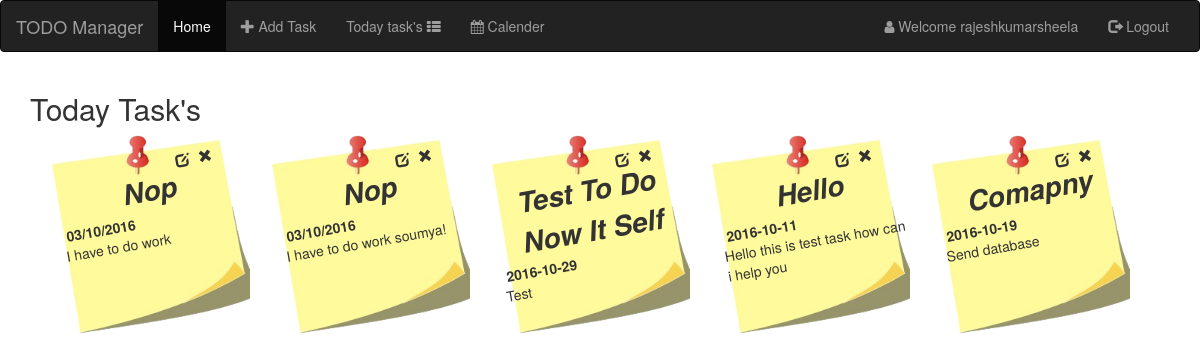
The app's page / (signed in) with its own data.
### managTask/models.py (models this page shows)
class Task(models.Model):
    user = models.ForeignKey(Users, on_delete=models.CASCADE)
    task = models.CharField(max_length=255)
    date = models.CharField(max_length=10)
    status = models.CharField(max_length=10)

### homepage/views.py (the view)
# urls.py: url(r'^$', views.index, name="index"),
def index(request):
    us = ''
    try:
        users = Users.objects.all()
        for user in users:
            if user.email == request.session['email']:
                us = user
                break
        if 'username' in request.session:
            x = request.session['username']
        else:
            x = ''
    except:
        return render(request, 'todo/index.html')
    return render(request, 'todo/index.html',{'user': us,'session_set':request.session['username']})

### managTask/templates/todo/index.html
{% extends 'todo/headder.html' %}
{% block username %}
    {{ session_set }}
{% endblock %}
{% block body %}
<div class="container">
    <h2>Today Task's</h2>
    <div class="list-group">
        {% for t in user.task_set.all %}
            <div class="task">
            <div class="rt action_icons">
                <span class="cd glyphicon glyphicon-edit"></span>
                <span class="cd glyphicon glyphicon-remove"></span>
            </div>
                <div class="rt task_title">{{ t.status}}</div>
                <div class="rt task_body"><b>{{ t.date }}</b></div>
                <div class="rt task_body">{{ t.task }}</div>
            </div>
        {% endfor %}
    </div>
</div>
{% endblock %}

### managTask/templates/todo/headder.html (shortened to what this page needs)
<!DOCTYPE html>
<html lang="en">
<head>
    {% load staticfiles %}
    <link rel="stylesheet" type="text/css" href="{% static 'bootstrap/css/bootstrap.min.css' %}">
    <link rel="stylesheet" type="text/css" href="{% static 'style.css' %}">
    <link rel="stylesheet" type="text/css" href="https://maxcdn.bootstrapcdn.com/font-awesome/4.6.3/css/font-awesome.min.css">
</head>
<body>
<nav class="navbar navbar-inverse">
    <div class="container-fluid">
        <div class="navbar-header">
            <a class="navbar-brand" href="{% url 'homepage:index' %}">TODO Manager</a>
        </div>
        <div class="collapse navbar-collapse" id="myNavbar">
            <ul class="nav navbar-nav">
                <li class="active"><a href="{% url 'homepage:index' %}">Home</a></li>
                {% if session_set %}
                <li><a  data-toggle="modal" data-target="#myModal"><span class="glyphicon glyphicon-plus"></span> Add Task</a></li>
                <li class="dropdown">
                    <a class="dropdown-toggle" data-toggle="dropdown" href="#">Today task's <i class="fa fa-th-list" aria-hidden="true"></i></a>
                </li>
                <li><a href="#"><i class="fa fa-calendar" aria-hidden="true"></i> Calender</a></li>
                {% endif %}
            </ul>
            <ul class="nav navbar-nav navbar-right">
                {% if session_set %}
                    <li><a href="#"><i class="fa fa-user" aria-hidden="true"></i>
                    Welcome {% block username %}{% endblock %}</a></li>
                <li><a href="#"><span class="glyphicon glyphicon-log-out"></span> Logout</a></li>
               {% else %}
                <li><a href="{% url 'homepage:signup' %}"><i class="fa fa-user-plus" aria-hidden="true"></i> Sign Up</a></li>
                <li><a href="{% url 'homepage:login' %}"><span class="glyphicon glyphicon-log-in"></span> Login</a></li>
               {% endif %}
            </ul>
        </div>
    </div>
</nav>
{% block body %}
{% endblock %}
</body>
</html>

### managTask/static/style.css (style rules this page uses)
body { background-image: url("images/back1.jpg"); background-size: cover; background-repeat: no-repeat; background-position: center center center; }
.task { float: left; width: 200px; height: 200px; background-image: url("images/paper_back.png"); background-size: cover; background-repeat: no-repeat; display: inline-block; margin-left: 20px; }
.rt { -ms-transform: rotate(-10deg); -webkit-transform: rotate(-10deg); transform: rotate(-10deg); }
.task_title { margin-top: 5px; font-size: 28px; text-transform: capitalize; font-style: italic; font-weight: bold; text-align: center; }
.task_body { margin-left: 15px; }
.action_icons { margin-top: 10px; height: 20px; margin-left: 60%; }
.cd { margin-left: 5px; }
.glyphicon { cursor:pointer; }

### records on screen
Task: status "Nop", date "03/10/2016", task "I have to do work"
Task: status "Nop", date "03/10/2016", task "I have to do work soumya!"
Task: status "Test To Do Now It Self", date "2016-10-29", task "Test"
Task: status "Hello", date "2016-10-11", task "Hello this is test task how can i help you"
Task: status "Comapny", date "2016-10-19", task "Send database"

### other values on screen
{{ session_set }} "rajeshkumarsheela"
